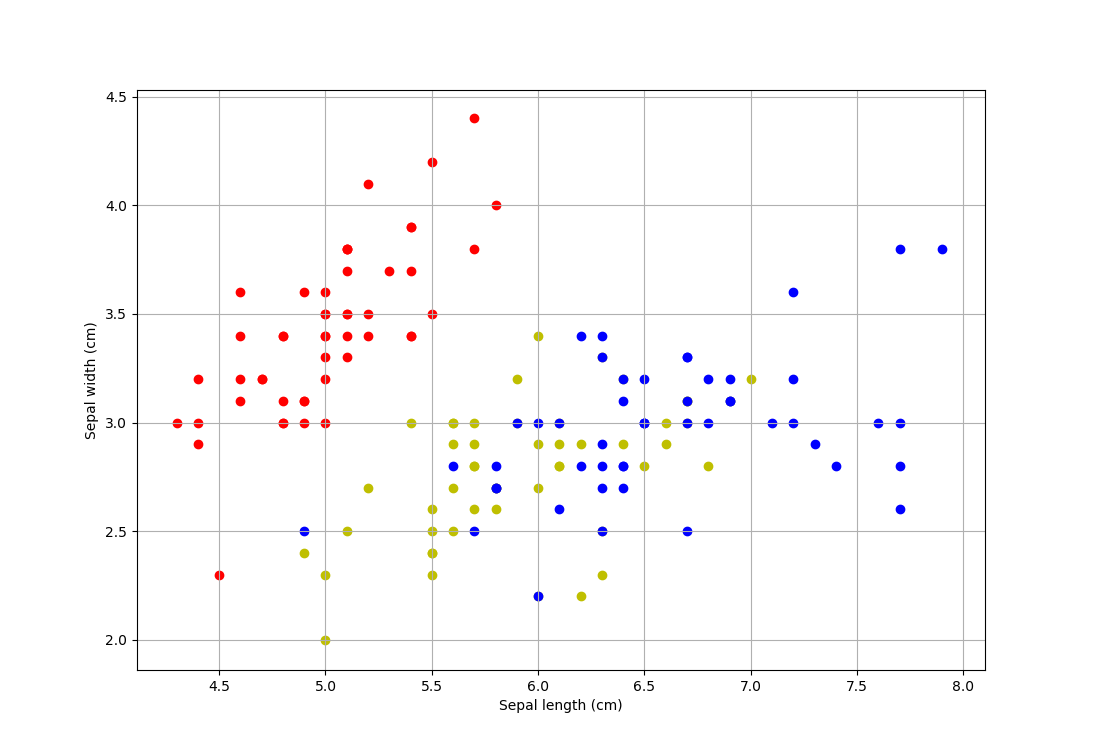

Here is the Python script that generated this plot:
# K-Nearest Neighbours
# classifies data point => neighbours are classified

import numpy as np
import pandas as pd
import matplotlib.pyplot as plt
from sklearn.datasets import load_iris

iris = load_iris()
# print(dir(iris))
# print(iris['data'][0])
# print(iris['feature_names'])

# ======================
# create dataframe

dfIris = pd.DataFrame(
    iris['data'],
    columns = ['sepalL', 'sepalW', 'petalL', 'petalW']
)
dfIris['target'] = iris['target']
dfIris['spesies'] = dfIris['target'].apply(
    lambda e: iris['target_names'][e]
)
# print(dfIris.head(3))

# df0 , df1 , df2
df0 = dfIris[dfIris['spesies'] == 'setosa']
df1 = dfIris[dfIris['spesies'] == 'versicolor']
df2 = dfIris[dfIris['spesies'] == 'virginica']

# plot dataframe df0, df1, df2
plt.scatter(
    df0['sepalL'],
    df0['sepalW'],
    marker = 'o',
    color = 'r'
)
plt.scatter(
    df1['sepalL'],
    df1['sepalW'],
    marker = 'o',
    color = 'y'
)
plt.scatter(
    df2['sepalL'],
    df2['sepalW'],
    marker = 'o',
    color = 'b'
)
plt.xlabel('Sepal length (cm)')
plt.ylabel('Sepal width (cm)')
plt.grid(True)
plt.show()
